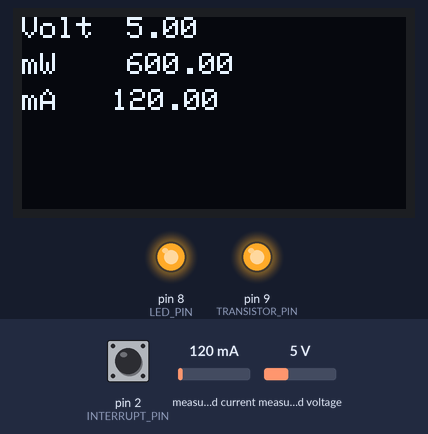
This sketch was run on a simulated Arduino Uno, built with avr-gcc and run on an emulated ATmega328P. On the bench: 128×64 one-colour display, output pins drawn as LEDs (lit = HIGH). Inputs (shaded band) come from the test bench; at power-on: measured current 120 mA, measured voltage 5 V, pin 2 (INTERRUPT_PIN) HIGH. What the sketch prints to the serial monitor is not drawn.

Above: at 1.2 s.
1.3 s: measured current set to 40 mA
At 3.6 s:
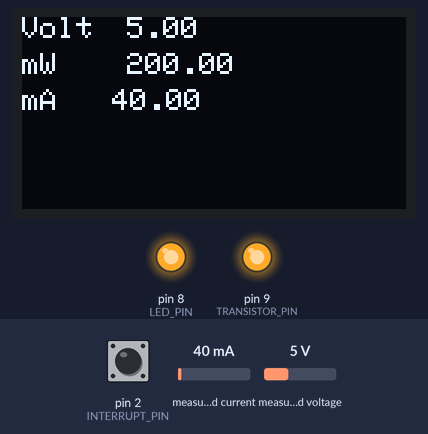
4.0 s: measured voltage set to 0.3 V
At 5.7 s:
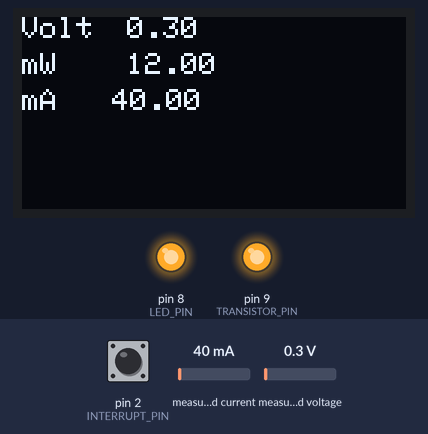
6.5 s: measured current set to 500 mA
At 7.8 s:
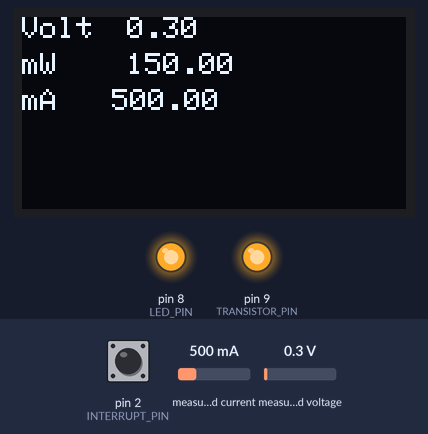
8.9 s: measured voltage set to 3.8 V
At 11.1 s:
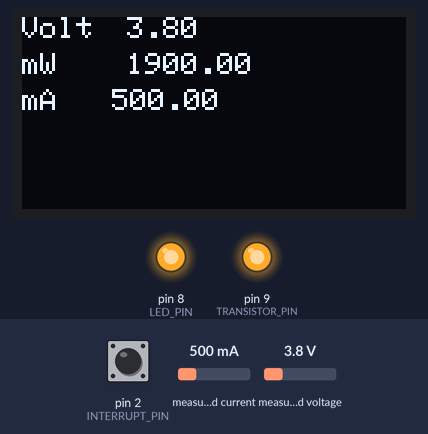
Timing chart, 0 to 12.4 s (numbered marks = the images above; inputs shaded):
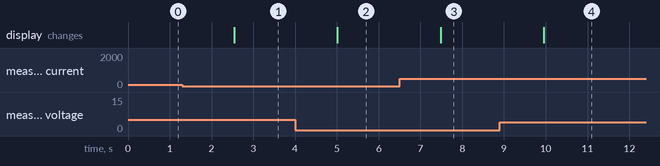

The sketch:

SmartBattery.ino
```cpp
#include "Arduino.h"
#include <avr/sleep.h>
#include <avr/power.h>
#include "debugConf.h"
#include <SPI.h>
#include <Wire.h>
#include <Adafruit_INA219.h>
#include <Adafruit_SSD1306.h>
#include <Adafruit_GFX.h>


#define LED_PIN 8
#define TRANSISTOR_PIN 9
#define INTERRUPT_PIN 2
#define OLED_RESET 4

Adafruit_INA219 ina219;
Adafruit_SSD1306 display(OLED_RESET);

void pin2Interrupt(void);
void enterSleep(void);
void drawLines();
void printVoltage(float v, float mw, float ma);

void setup() {
	Serial.begin(9600);
	pinMode(LED_PIN, OUTPUT);
	pinMode(TRANSISTOR_PIN, OUTPUT);
	pinMode(INTERRUPT_PIN, INPUT_PULLUP);

	digitalWrite(TRANSISTOR_PIN, HIGH);
	digitalWrite(LED_PIN, HIGH);

//	display.clearDisplay();

	display.begin(SSD1306_SWITCHCAPVCC, 0x3C);
	ina219.begin();
	#ifdef DEBUG
	Serial.println("Setup: ok");
	#endif
}

void loop() {

//	float shuntvoltage = 0;
	float busvoltage = 0;
	float current_mA = 0;
//	float loadvoltage = 0;
	float power_mW = 0;

//	shuntvoltage = ina219.getShuntVoltage_mV();
	busvoltage = ina219.getBusVoltage_V();
	current_mA = ina219.getCurrent_mA();
	power_mW = ina219.getPower_mW();
//	loadvoltage = busvoltage + (shuntvoltage / 1000);

	printVoltage(busvoltage, power_mW, current_mA);
	delay(1000);
	//display.clearDisplay();
	enterSleep();
}
void printVoltage(float v, float mw, float ma){
  display.setTextSize(1);
  display.setTextColor(WHITE);
  display.setCursor(0,0);
  display.clearDisplay();
  display.println("Volt");
  display.setCursor(35,0);
  display.println(v);

  //*************
  display.setCursor(0,12);
  display.println("mW");
  display.setCursor(35,12);
  display.println(mw);

  //*************
  display.setCursor(0,24);
  display.println("mA");
  display.setCursor(30,24);
  display.println(ma);

  display.display();
  delay(100);
 /*
  display.startscrollright(0x00, 0x0F);
  delay(2000);
  display.stopscroll();
  delay(1000);
  display.startscrollleft(0x00, 0x0F);
  delay(2000);
  display.stopscroll();
  delay(1000);
  display.startscrolldiagright(0x00, 0x07);
  delay(2000);
  display.startscrolldiagleft(0x00, 0x07);
  delay(2000);
  display.stopscroll();
*/
}
void drawLines(){
  for (int16_t i=0; i<display.height()/2; i+=2) {
    display.drawRect(i, i, display.width()-2*i, display.height()-2*i, WHITE);
    display.display();
    delay(1000);
  }
}

void pin2Interrupt(void) {
  detachInterrupt(digitalPinToInterrupt(INTERRUPT_PIN));
  digitalWrite(LED_PIN, HIGH);
}

void enterSleep() {

	bool a = digitalRead(INTERRUPT_PIN);
	Serial.print("Interrupt ");
	Serial.println(a);
	attachInterrupt(digitalPinToInterrupt(INTERRUPT_PIN), pin2Interrupt, LOW);
	delay(100);

	if (!a) {
	  powerDownAllPins();
	  set_sleep_mode(SLEEP_MODE_PWR_DOWN);

	  sleep_enable();
	  sleep_mode();
	}

	//TODO :wakeup ?

  sleep_disable();
}

void powerDownAllPins() {
	//Save Power by writing all Digital IO LOW
	for (int i = 0; i < 20; i++) {
		if (i != 2) //esclude pin 2 for interrupt
			pinMode(i, LOW);
	}
}


// TODO:
/*
void setup() {
	pinMode(LED_PIN, OUTPUT);

	// putt low all pin to save energy
	puttLowAll();
	attachInterrupt(0, digitalInterrupt, FALLING); //interrupt for waking up

	//SETUP WATCHDOG TIMER
	WDTCSR = (24); //change enable and WDE - also resets
	WDTCSR = (33); //prescalers only - get rid of the WDE and WDCE bit
	WDTCSR |= (1 << 6); //enable interrupt mode

	//Disable ADC - don't forget to flip back after waking up if using ADC in your application ADCSRA |= (1 << 7);
	ADCSRA &= ~(1 << 7);

	//ENABLE SLEEP - this enables the sleep mode
	SMCR |= (1 << 2); //power down mode
	SMCR |= 1; //enable sleep
}

void loop() {

	digitalWrite(LED_PIN, HIGH);
	delay(10000);
	digitalWrite(LED_PIN, LOW);

	//BOD DISABLE - this must be called right before the __asm__ sleep instruction
	MCUCR |= (3 << 5); //set both BODS and BODSE at the same time
	MCUCR = (MCUCR & ~(1 << 5)) | (1 << 6); //then set the BODS bit and clear the BODSE bit at the same time
	__asm__ __volatile__("sleep");
	//in line assembler to go to sleep
	set_sleep_mode(SLEEP_MODE_PWR_DOWN);
}

void digitalInterrupt(void) {
	//needed for the digital input interrupt
}

ISR(WDT_vect) {
	//DON'T FORGET THIS!  Needed for the watch dog timer.  This is called after a watch dog timer timeout - this is the interrupt function called after waking up
}// watchdog interrupt


void puttLowAll() {
	//Save Power by writing all Digital IO LOW - note that pins just need to be tied one way or another, do not damage devices!
	for (int i = 0; i < 20; i++) {
		if (i != 2) //just because the button is hooked up to digital pin 2
			pinMode(i, OUTPUT);
	}
}
*/
```

debugConf.h
```cpp
#define DEBUG
```

Measured:
- after the input at 1.3 s, the display: changes after 1.2 s (image 1)
- after the input at 4.0 s, the display: changes after 1.0 s (image 2)
- after the input at 6.5 s, the display: changes after 0.98 s (image 3)
- after the input at 8.9 s, the display: changes after 1.1 s (image 4)
